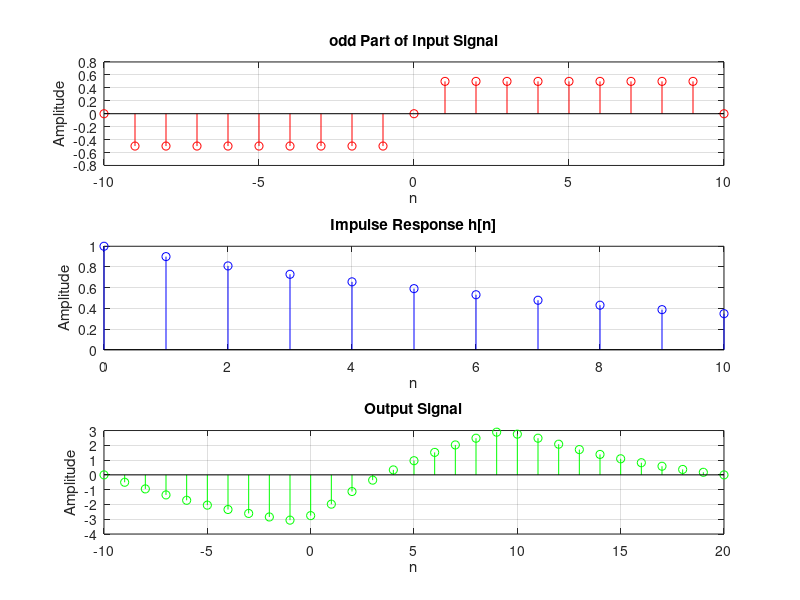

Reproduce this figure in MATLAB.
clear all;
close all;
clc;

function [x,n] = stepseq(n0,n1,n2)
%Generates x(n)=f(n-n0); n1 <= n <= n2
n = [n1:n2];
x = [(n-n0) >= 0];
end

function [xe,xo,m] = evenodd(x,n)
%Real signal decomposition into even & odd parts
m = -fliplr(n);
m1 = min([m,n]); m2 = max([m,n]);
m = m1:m2;
nm = n(1)-m(1); n1 = 1:length(n);
x1 = zeros(1,length(m)); x1(n1+nm) = x; x = x1;
xe = 0.5*(x + fliplr(x)); xo = 0.5*(x - fliplr(x));
end

n0 = 0;
n1 = 0;
n2 = 10;

[x1, n] = stepseq(n0, n1, 10); #f[n]
[x2, ~] = stepseq(10, n1, 10); #f[n-10]
x = x1 - x2; # x[n]

[~, xo, m] = evenodd(x, n); #odd part

[h, n] = stepseq(0, n1, n2);
h = (0.9).^n .* h;

y = conv(x, h); #convolution

y_odd = conv(xo, h); #odd part convolution
ny_odd = m(1) + n(1) : m(end) + n(end); #range


figure;
subplot(3, 1, 1);
stem(m, xo,'r');
title('odd Part of Input Signal');
xlabel('n');
ylabel('Amplitude');
grid on;

subplot(3, 1, 2);
stem(n, h, 'b');
title('Impulse Response h[n]');
xlabel('n');
ylabel('Amplitude');
grid on;

subplot(3, 1, 3);
stem(ny_odd, y_odd, 'g');
title('Output Signal');
xlabel('n');
ylabel('Amplitude');
grid on;
